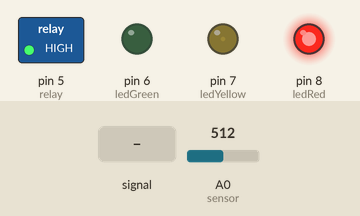
Simulated run of this sketch. Board: Arduino Uno, built with avr-gcc and run on an emulated ATmega328P. Shown: switched loads named in the sketch (green lamp = pin HIGH), output pins drawn as LEDs (lit = HIGH). Inputs (shaded band) come from the test bench; at power-on: A0 (sensor) = 512.

Above: at 1.2 s.
1.3 s: A0 (sensor) fed a 2 Hz sine of ±306 counts around its level
At 1.44 s:
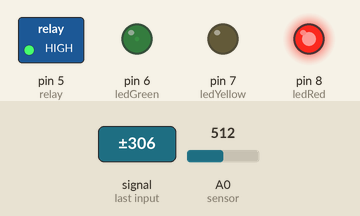
4.3 s: A0 (sensor) set to 900
At 4.8 s:
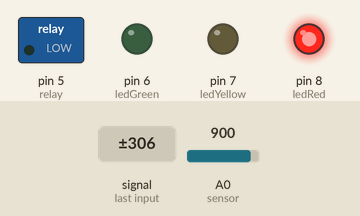
5.8 s: A0 (sensor) set to 890
At 6.4 s:
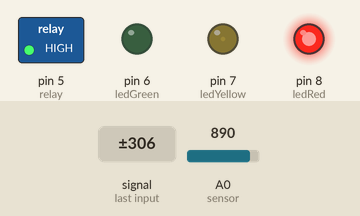
7.3 s: A0 (sensor) set to 910
At 8.3 s:
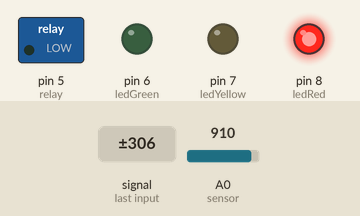
8.8 s: A0 (sensor) set to 716
At 9.9 s:
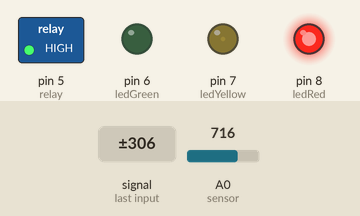
10.3 s: A0 (sensor) set to 306
At 11.8 s:
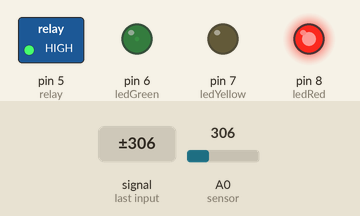
Timing chart, 0 to 12.8 s (numbered marks = the images above; inputs shaded):
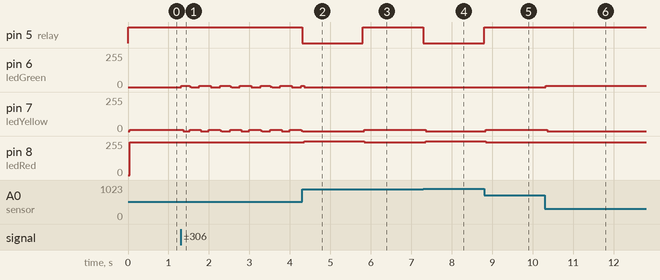

Measured:
- the behaviour switches between 900 and 899 on A0 (sensor) (found by bisection; images 2 and 3)
- after the input at 1.3 s, pin 6 (ledGreen): 0/255 → 9/255 at once, then repeats every 1.0 s: 3/255 0.04 s, 0/255 0.20 s, 9/255 0.28 s, 0/255 0.24 s, 9/255 0.24 s; pin 7 (ledYellow): 9/255 → 0/255 after 0.06 s, then repeats every 1.0 s: 9/255 0.28 s, 0/255 0.20 s, 9/255 0.28 s, 3/255 0.04 s, 0/255 0.20 s
- after the input at 4.3 s, pin 5 (relay): HIGH → LOW at once; pin 7 (ledYellow): goes on until 4.3 s, then stays 0/255; pin 8 (ledRed): 246/255 → 255/255 after 0.06 s
- after the input at 5.8 s, pin 5 (relay): LOW → HIGH at once; pin 7 (ledYellow): 0/255 → 9/255 at once; pin 8 (ledRed): 255/255 → 246/255 at once
- after the input at 7.3 s, pin 5 (relay): HIGH → LOW at once; pin 7 (ledYellow): 9/255 → 0/255 after 0.06 s; pin 8 (ledRed): 246/255 → 255/255 after 0.06 s
- after the input at 8.8 s, pin 5 (relay): LOW → HIGH at once; pin 7 (ledYellow): 0/255 → 9/255 at once; pin 8 (ledRed): 255/255 → 246/255 at once
- after the input at 10.3 s, pin 6 (ledGreen): 0/255 → 9/255 at once; pin 7 (ledYellow): 9/255 → 0/255 after 0.06 s

The sketch:

CODING_AWAL.ino
```cpp
const int sensor = A0; //inisialisasi pin sensor
const int relay = 5;       //inisialisasi pin relay
const int ledGreen = 6;    //inisialisasi pin led hijau
const int ledYellow = 7;   //inisialisasi pin led kuning
const int ledRed = 8;      //inisialisasi pin merah

void setup() {
pinMode(sensor, INPUT);   //menetapkan pin A0 sebagai input
pinMode(relay, OUTPUT);       //menetapkan pin 5 sebagai output
pinMode(ledGreen, OUTPUT);    //menetapkan pin 6 sebagai output
pinMode(ledYellow, OUTPUT);   //menetapkan pin 7 sebagai output
pinMode(ledRed, OUTPUT);      //menetapkan pin 8 sebagai output
}

void loop() {
int dataAnalog = analogRead (sensor);  //membaca nilai dari pin sensor
Serial.print ("A0 : ");
Serial.print (dataAnalog);

//jika nilai A0 kurang dari 500, print kata serta nyalakan led hijau dan matikan led kuning, merah dan juga relay
if (dataAnalog < 500) {     //nilai awalnya 500 (jika nilainya kecil/500 dan tanah sedikit basah maka relay off)
  digitalWrite (relay, HIGH);                  //(jika nilainya besar/1500 dan tanah sedikit basah maka relay on)
  digitalWrite (ledGreen, HIGH);
  digitalWrite (ledYellow, LOW);
  digitalWrite (ledRed, LOW);
  }

 //tetapi, jika nilai A0 kurang dari 900, print kata serta nyalakan led kuning dan relay kemudian matikan led hijau dan juga merah
 else if (dataAnalog  < 900) {
  digitalWrite (relay, HIGH);
  digitalWrite (ledGreen, LOW);
  digitalWrite (ledYellow, HIGH);
  digitalWrite (ledRed, LOW);
 }

 //selain dari itu, hanya nyalakan led merah dan juga relay
 else                         //{ Serial.println (". Perlu Tambahan Air");
  digitalWrite (relay, LOW);
  digitalWrite (ledGreen, LOW);
  digitalWrite (ledYellow, LOW);
  digitalWrite (ledRed, HIGH);
  }
```
